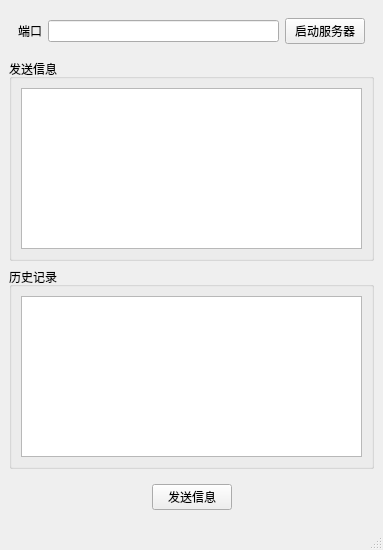
<?xml version="1.0" encoding="UTF-8"?>
<ui version="4.0">
 <class>MainWindow</class>
 <widget class="QMainWindow" name="MainWindow">
  <property name="geometry">
   <rect>
    <x>0</x>
    <y>0</y>
    <width>383</width>
    <height>550</height>
   </rect>
  </property>
  <property name="windowTitle">
   <string>MainWindow</string>
  </property>
  <widget class="QWidget" name="centralwidget">
   <layout class="QVBoxLayout" name="verticalLayout_3">
    <item>
     <widget class="QWidget" name="widget" native="true">
      <layout class="QHBoxLayout" name="horizontalLayout">
       <item>
        <widget class="QLabel" name="portLabel">
         <property name="text">
          <string>端口</string>
         </property>
        </widget>
       </item>
       <item>
        <widget class="QLineEdit" name="port"/>
       </item>
       <item>
        <widget class="QPushButton" name="setListen">
         <property name="text">
          <string>启动服务器</string>
         </property>
        </widget>
       </item>
      </layout>
     </widget>
    </item>
    <item>
     <widget class="QGroupBox" name="groupBox_2">
      <property name="title">
       <string>发送信息</string>
      </property>
      <layout class="QVBoxLayout" name="verticalLayout_2">
       <item>
        <widget class="QTextEdit" name="msg"/>
       </item>
      </layout>
     </widget>
    </item>
    <item>
     <widget class="QGroupBox" name="groupBox">
      <property name="title">
       <string>历史记录</string>
      </property>
      <layout class="QVBoxLayout" name="verticalLayout">
       <item>
        <widget class="QTextEdit" name="record"/>
       </item>
      </layout>
     </widget>
    </item>
    <item>
     <widget class="QWidget" name="widget_2" native="true">
      <layout class="QHBoxLayout" name="horizontalLayout_2">
       <item>
        <spacer name="horizontalSpacer">
         <property name="orientation">
          <enum>Qt::Horizontal</enum>
         </property>
         <property name="sizeHint" stdset="0">
          <size>
           <width>120</width>
           <height>20</height>
          </size>
         </property>
        </spacer>
       </item>
       <item>
        <widget class="QPushButton" name="sendMsg">
         <property name="text">
          <string>发送信息</string>
         </property>
        </widget>
       </item>
       <item>
        <spacer name="horizontalSpacer_2">
         <property name="orientation">
          <enum>Qt::Horizontal</enum>
         </property>
         <property name="sizeHint" stdset="0">
          <size>
           <width>119</width>
           <height>20</height>
          </size>
         </property>
        </spacer>
       </item>
      </layout>
     </widget>
    </item>
   </layout>
  </widget>
  <widget class="QMenuBar" name="menubar">
   <property name="geometry">
    <rect>
     <x>0</x>
     <y>0</y>
     <width>383</width>
     <height>24</height>
    </rect>
   </property>
  </widget>
  <widget class="QStatusBar" name="statusbar"/>
 </widget>
 <resources/>
 <connections/>
</ui>
